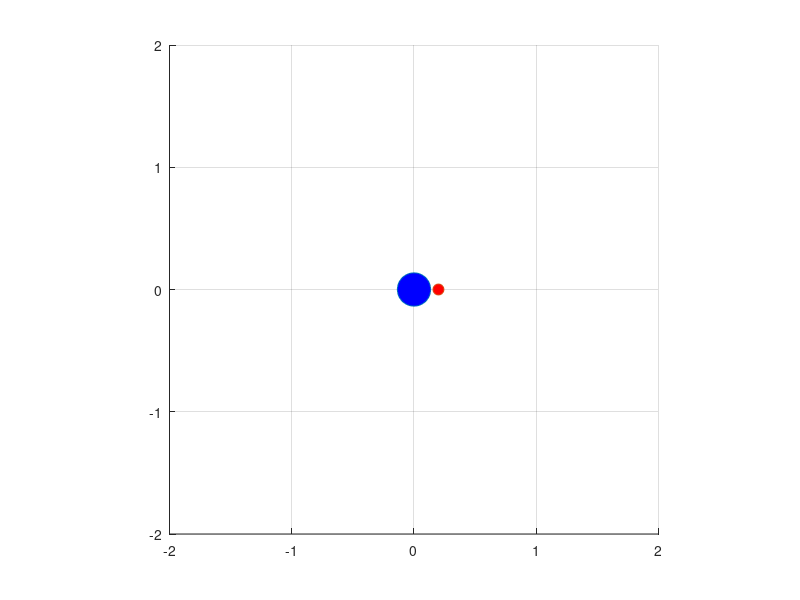

Reproduce this figure in MATLAB. (Note: this script raises an error after producing the figure.)
clear;
close all;

dt = 0.5;%%時間刻み=離散時間Tsとして使用
Tfin = 30;%シミュレーション終了時間
t1 = [0:dt:Tfin];

u1 = ones(1,length(t1)) * 0.05;
u2 = (rand(1,length(t1)) * 2 - 1) * (pi/2);

si = zeros(length(t1),3);
si(1,:) = [0 0 0];%状態ξの初期値を設定

x = si(1,1) + 0.2 * cos(si(1,3));
y = si(1,2) + 0.2 * sin(si(1,3));

hold on;
axis equal;
grid on;

axis([-2 2 -2 2])

h = plot(si(1,1),si(1,2), 'o', 'MarkerSize' ,24, 'MarkerFaceColor', 'b');
h2 = plot(x,y,'o', 'MarkerSize' ,8, 'MarkerFaceColor', 'r');

for i = 1:length(t1)

    if i ~= length(t1)
        %θ(n),すなわち si(i+1,3) をx(n),y(n)の計算に使う
        si(i+1,3) = si(i,3) + u2(i) * dt;
        si(i+1,1) = si(i,1) + u1(i) * cos(si(i+1,3)) * dt;
        si(i+1,2) = si(i,2) + u1(i) * sin(si(i+1,3)) * dt;
    end

    set(h, 'XData', si(i,1),'YData', si(i,2));
    set(h2, 'XData', si(i,1) + 0.2 * cos(si(i,3)),'YData', si(i,2) + 0.2 * sin(si(i,3)));

    drawnow;

    F = getframe(gcf);
    % RGBデータをインデックス付きデータに変更
    [X,map] = rgb2ind(F.cdata,256);
    if i==1
        pause(2)
        % GIFファイルに書き出し
        imwrite(X,map,'twowheels.gif')
    else
        % 2回目以降は'append'でアニメーションを作成
        imwrite(X,map,'twowheels.gif','WriteMode','append')
    end

end
